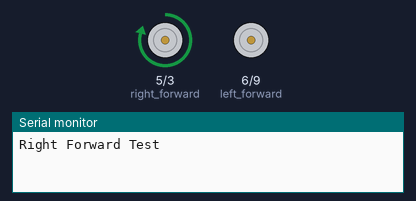
Recording of a sketch running on a simulated Arduino Uno, built with avr-gcc and run on an emulated ATmega328P. On the bench: motor-driver pin pairs drawn as motors (green arrow = first pin HIGH = forward, orange = second pin HIGH = backward, longer = more drive), the last lines printed to the serial monitor.

Above: at 0.1 s.
At 12.1 s:
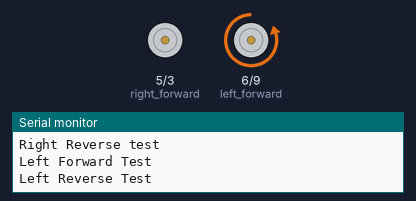
At 24.1 s:
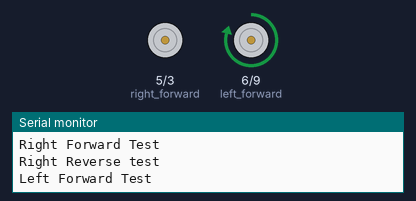
At 38.1 s:
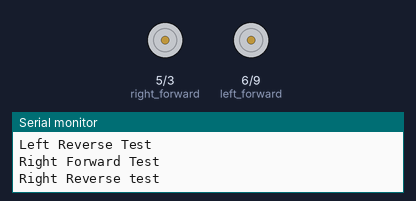
Timing chart, 0 to 39.6 s (numbered marks = the images above):
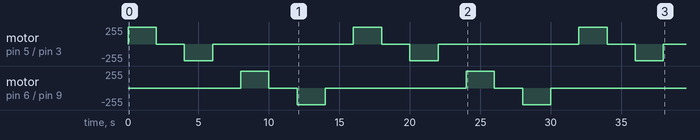

The sketch:

test-connections-analog-write.ino
```cpp
/*
Test that two motors can be driven both forward and reverse using PWM pins.
This runs the right motor forward for two seconds, then reverse.
Then the left motor moves forward, then reverse.
*/

int right_forward = 5;
int right_reverse = 3;
int left_forward = 6;
int left_reverse = 9;
int delay_time_on = 2000; // how long should each wheel turn?
int delay_time_off = 2000; // delay between tests
int power_level = 250;

void setup() {
  // Turn these pins on for PWM OUTPUT
  pinMode(right_forward, OUTPUT);
  pinMode(right_reverse, OUTPUT);
  pinMode(left_forward, OUTPUT);
  pinMode(left_reverse, OUTPUT);
  // turn all the motors off
  digitalWrite(right_forward, LOW);
  digitalWrite(right_reverse, LOW);
  digitalWrite(left_forward, LOW);
  digitalWrite(left_reverse, LOW);
  // for debugging.  The output will appear on the serial monitor
  // To open the serial monitor, click the magnafing glass icon in the upper right corner
  Serial.begin(9600);      // open the serial port at 9600 bps
}

void loop() {
  Serial.println("Right Forward Test");
  analogWrite(right_forward, power_level);
  delay(delay_time_on);
  analogWrite(right_forward, LOW);
  delay(delay_time_off);

  Serial.println("Right Reverse test");
  analogWrite(right_reverse, power_level);
  delay(delay_time_on);
  analogWrite(right_reverse, LOW);
  delay(delay_time_off);

  Serial.println("Left Forward Test");
  analogWrite(left_forward, power_level);
  delay(delay_time_on);
  analogWrite(left_forward, LOW);
  delay(delay_time_off);

  Serial.println("Left Reverse Test");
  analogWrite(left_reverse, power_level);
  delay(delay_time_on);
  analogWrite(left_reverse, LOW);
  delay(delay_time_off);
}
```

Measured:
- by itself, motor on pin 5 (right_forward) / pin 3 (right_reverse): repeats every 16.0 s: stopped 2.0 s, backward 250/255 2.0 s, stopped 10.0 s, forward 250/255 2.0 s
- by itself, motor on pin 6 (left_forward) / pin 9 (left_reverse): stopped → forward 250/255 at 8.0 s, → stopped 2.0 s later, → backward 250/255 2.0 s later, → stopped 2.0 s later, … (8 changes in this stretch)
